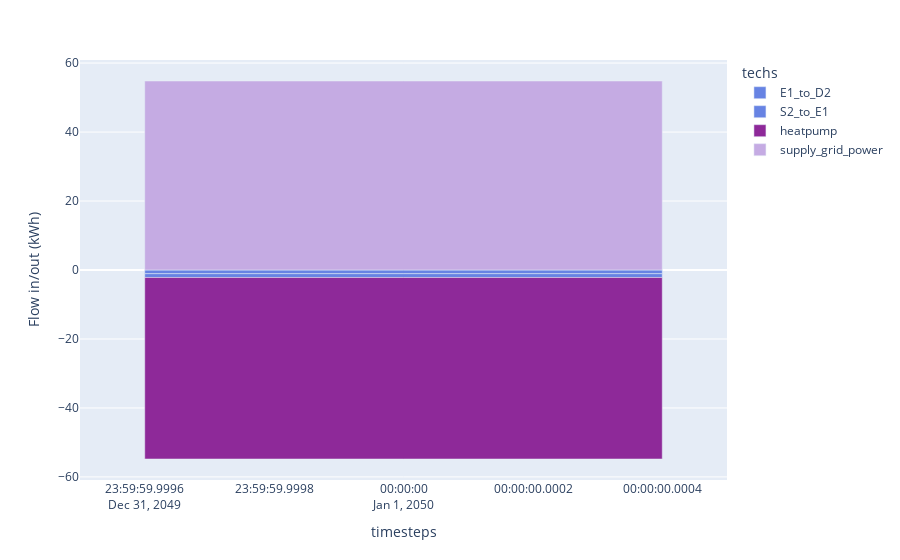

Source (notebook cell):
### Code cell
# We set the color mapping to use in all our plots by extracting the colors defined in the technology definitions of our model.
colors = model.inputs.color.to_series().to_dict()

df_electricity = (
    (model.results.flow_out.fillna(0) - model.results.flow_in.fillna(0))
    .sel(carriers="electricity")
    .sum("nodes")
    .to_series()
    .where(lambda x: x != 0)
    .dropna()
    .to_frame("Flow in/out (kWh)")
    .reset_index()
)
df_electricity_demand = df_electricity[df_electricity.techs == "demand_electricity"]
df_electricity_other = df_electricity[df_electricity.techs != "demand_electricity"]

print(df_electricity.head())

fig1 = px.bar(
    df_electricity_other,
    x="timesteps",
    y="Flow in/out (kWh)",
    color="techs",
    color_discrete_map=colors,
)
fig1.add_scatter(
    x=df_electricity_demand.timesteps,
    y=-1 * df_electricity_demand["Flow in/out (kWh)"],
    marker_color="black",
    name="demand",
)

### Figure 1 — Plotly figure (JSON) as saved in the notebook; plotly's stock layout.template omitted (floating-point values rounded to 4 significant figures)
{"data": [{"hovertemplate": "techs=E1_to_D2<br>timesteps=%{x}<br>Flow in/out (kWh)=%{y}<extra></extra>", "legendgroup": "E1_to_D2", "marker": {"color": "#6783E3", "pattern": {"shape": ""}}, "name": "E1_to_D2", "orientation": "v", "showlegend": true, "textposition": "auto", "type": "bar", "x": ["2050-01-01T00:00:00.000000000"], "xaxis": "x", "y": [-1.074], "yaxis": "y"}, {"hovertemplate": "techs=S2_to_E1<br>timesteps=%{x}<br>Flow in/out (kWh)=%{y}<extra></extra>", "legendgroup": "S2_to_E1", "marker": {"color": "#6783E3", "pattern": {"shape": ""}}, "name": "S2_to_E1", "orientation": "v", "showlegend": true, "textposition": "auto", "type": "bar", "x": ["2050-01-01T00:00:00.000000000"], "xaxis": "x", "y": [-1.096], "yaxis": "y"}, {"hovertemplate": "techs=heatpump<br>timesteps=%{x}<br>Flow in/out (kWh)=%{y}<extra></extra>", "legendgroup": "heatpump", "marker": {"color": "#8E2999", "pattern": {"shape": ""}}, "name": "heatpump", "orientation": "v", "showlegend": true, "textposition": "auto", "type": "bar", "x": ["2050-01-01T00:00:00.000000000"], "xaxis": "x", "y": [-52.63], "yaxis": "y"}, {"hovertemplate": "techs=supply_grid_power<br>timesteps=%{x}<br>Flow in/out (kWh)=%{y}<extra></extra>", "legendgroup": "supply_grid_power", "marker": {"color": "#C5ABE3", "pattern": {"shape": ""}}, "name": "supply_grid_power", "orientation": "v", "showlegend": true, "textposition": "auto", "type": "bar", "x": ["2050-01-01T00:00:00.000000000"], "xaxis": "x", "y": [54.8], "yaxis": "y"}, {"marker": {"color": "black"}, "name": "demand", "type": "scatter", "x": [], "y": []}], "layout": {"barmode": "relative", "legend": {"title": {"text": "techs"}, "tracegroupgap": 0}, "margin": {"t": 60}, "xaxis": {"anchor": "y", "domain": [0, 1], "title": {"text": "timesteps"}}, "yaxis": {"anchor": "x", "domain": [0, 1], "title": {"text": "Flow in/out (kWh)"}}}}
